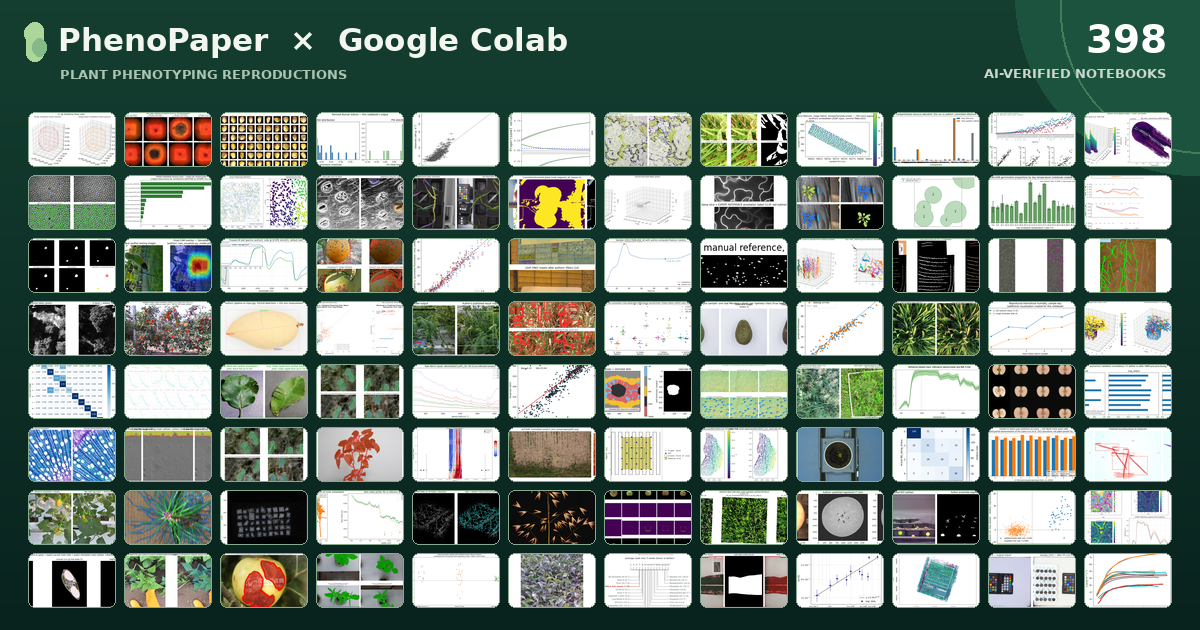
#> input picture assets/notebook-montage.png, 1200 x 630 px
$ python -i publication.py   (imports and definitions only)
#> lines starting #> are read from the running program, lines starting #| are printed output that depends on the picture
#!/usr/bin/env python3
"""Publish validated Colab notebooks and render README from publication.json.

Only notebook JSON and its saved PNG outputs are read. Notebook code is never run.
"""

from __future__ import annotations

import argparse
import generation
import base64
import binascii
import datetime as dt
import fcntl
import html
import io
import json
import math
from pathlib import Path
import re
import shutil
import subprocess
import sys
from urllib.parse import quote

from PIL import Image, ImageDraw, ImageFont, ImageOps, ImageStat


REPO = Path(__file__).resolve().parents[1]
MANIFEST = REPO / "publication.json"
README = REPO / "README.md"
SUMMARY = REPO / "assets" / "notebook-summary.svg"
MONTAGE = REPO / "assets" / "notebook-montage.png"
SUMMARY_START = "<!-- publication-summary:start -->"
SUMMARY_END = "<!-- publication-summary:end -->"
START = "<!-- publication-table:start -->"
END = "<!-- publication-table:end -->"
INDEX_START = "<!-- notebook-index:start -->"
INDEX_END = "<!-- notebook-index:end -->"
PUBLIC_ID = re.compile(r"p-[a-f0-9]{32}\Z")
PNG_MAGIC = b"\x89PNG\r\n\x1a\n"
MAX_PREVIEW_BYTES = 8_000_000
MAX_MONTAGE_TILES = 96
MAX_MONTAGE_COLUMNS = 16
MUTATION_HEAD: str | None = None


def fail(message: str) -> None:
    raise ValueError(message)


# [143 lines left out: functions clean_text, validate_entry, load_manifest, author_names, bibliography, row and 1 more, not called in this run]


def write_summary(data: dict) -> None:
    SUMMARY.parent.mkdir(parents=True, exist_ok=True)
    SUMMARY.write_text(render_summary(data), encoding="utf-8")


# [135 lines left out: functions has_real_preview, load_font, select_montage_entries, montage_layout, render_montage, not called in this run]


def write_montage(data: dict) -> None:
    MONTAGE.parent.mkdir(parents=True, exist_ok=True)
    MONTAGE.write_bytes(render_montage(data))


# Leave ample room below GitHub's 500 KiB README rendering limit.
MARKDOWN_BYTE_LIMIT = 400_000
CATALOG_PAGE_BYTE_LIMIT = 200_000
TABLE_HEADER = "| Paper and run details | Preview |\n| --- | --- |"


# [104 lines left out: functions catalog_groups, render_catalog, sync_catalog, render_notebook_index, not called in this run]


def render(data: dict) -> str:
    current = README.read_text(encoding="utf-8")
    current = re.sub(r"(?m)^Each row starts with an Open in PhenoPaper badge[^\n]*\n\n", "", current)
    if current.count(START) != 1 or current.count(END) != 1:
        fail("README must contain exactly one publication-table marker pair")
    if current.count(SUMMARY_START) != 1 or current.count(SUMMARY_END) != 1:
        fail("README must contain exactly one publication-summary marker pair")
    if current.count(INDEX_START) != 1 or current.count(INDEX_END) != 1:
        fail("README must contain exactly one notebook-index marker pair")
    count = len(data["notebooks"])
    before_summary, summary_rest = current.split(SUMMARY_START, 1)
    _, after_summary = summary_rest.split(SUMMARY_END, 1)
    card = f'<p align="center"><a href="#notebooks"><img src="assets/notebook-montage.png" width="100%" alt="PhenoPaper × Google Colab — {count} AI-verified notebooks" /></a></p>'
    current = before_summary + SUMMARY_START + "\n" + card + "\n" + SUMMARY_END + after_summary
    before, rest = current.split(INDEX_START, 1)
    _, after = rest.split(INDEX_END, 1)
    index = render_notebook_index(data)
    current = before + INDEX_START + "\n" + index + "\n" + INDEX_END + after
    recent = list(reversed(data["notebooks"]))[:2]
    table = f"Showing the {len(recent)} most recently published notebooks of {count}."
    if recent:
        table += "\n\n" + TABLE_HEADER + "\n" + "\n".join(row(entry) for entry in recent)
    before, rest = current.split(START, 1)
    _, after = rest.split(END, 1)
    result = before + START + "\n\n" + table + "\n\n" + END + after
    if len(result.encode("utf-8")) > MARKDOWN_BYTE_LIMIT:
        fail("README exceeds its Markdown size budget")
    return result


# [26 lines left out: function check_notebook, not called in this run]


def notebook_sources(notebook: dict) -> list:
    return [c.get("source") for c in notebook["cells"] if c.get("cell_type") == "code"]


# [28 lines left out: functions get_preview, git, not called in this run]


def begin_mutation() -> None:
    global MUTATION_HEAD
    MUTATION_HEAD = git("rev-parse", "HEAD")


def finish_mutation() -> None:
    global MUTATION_HEAD
    MUTATION_HEAD = None


# [170 lines left out: functions rollback_mutation, ensure_github_access, publish, main, not called in this run]


# [10 lines not run here, left out]

>>> import cv2
>>> picture = cv2.imread('../assets/notebook-montage.png', cv2.IMREAD_GRAYSCALE)
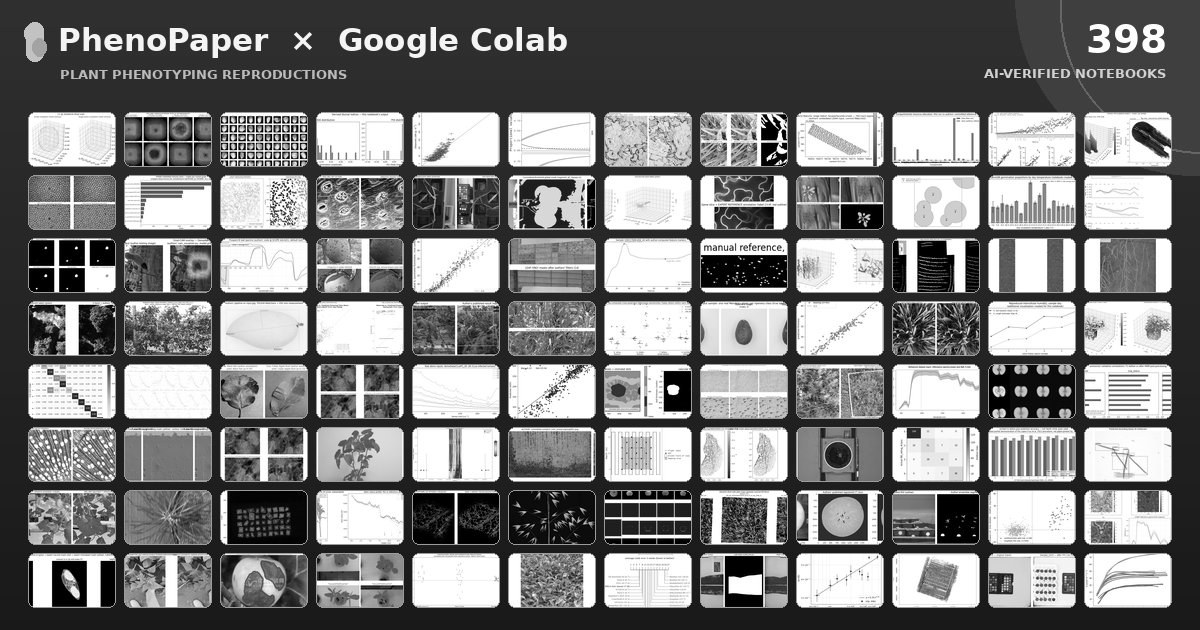
#> picture: shape (630, 1200); min 0, max 255, mean 123.4
#> (the run stopped early here; a loop or call above may not have finished)
